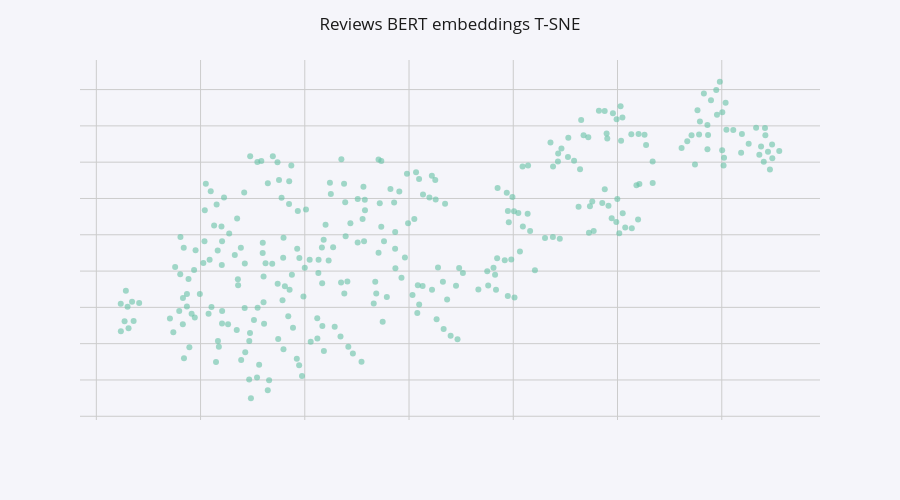

The notebook cell this image was saved under:
### Code cell
fig2 = viz.plot_interactive(red_method='tsne', theme='light1', title='Reviews BERT embeddings T-SNE')
fig2.show()

### Figure 1 — Plotly figure (JSON) as saved in the notebook; plotly's stock layout.template omitted (floating-point values rounded to 4 significant figures; data arrays with more than 128 entries replaced by an {"elided": "..."} marker saying what was removed)
{"data": [{"hoverlabel": {"bgcolor": "#f5f5fa", "font": {"color": "#1a1a1a"}}, "hovertemplate": "%{text}<extra></extra>", "legendgroup": "", "marker": {"color": "#66c2a5", "line": {"width": 0}, "opacity": 0.6, "size": 6, "symbol": "circle"}, "mode": "markers", "name": "", "orientation": "v", "showlegend": false, "text": {"elided": "300 str values"}, "textposition": "top center", "type": "scatter", "x": {"elided": "300 float values"}, "xaxis": "x", "y": {"elided": "300 float values"}, "yaxis": "y"}], "layout": {"font": {"color": "#1a1a1a"}, "height": 500, "legend": {"tracegroupgap": 0}, "margin": {"t": 60}, "paper_bgcolor": "#f5f5fa", "plot_bgcolor": "#f5f5fa", "title": {"text": "Reviews BERT embeddings T-SNE", "x": 0.5, "xanchor": "center"}, "xaxis": {"anchor": "y", "domain": [0, 1], "gridcolor": "#cccccc", "showgrid": true, "showticklabels": false, "title": {}, "zeroline": false}, "yaxis": {"anchor": "x", "domain": [0, 1], "gridcolor": "#cccccc", "showgrid": true, "showticklabels": false, "title": {}, "zeroline": false}}}
